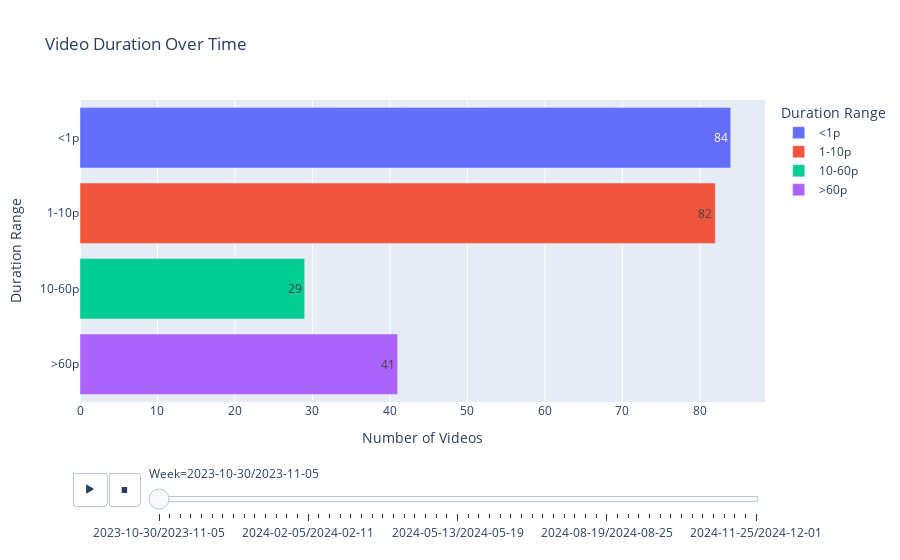

Notebook cell for this chart:
### Code cell
duration_videos['week'] = duration_videos['week'].astype(str)
duration_videos_long = duration_videos.melt(id_vars='week', 
											var_name='time', 
											value_name='count')
fig = px.bar(duration_videos_long, 
             x='count', 
             y='time',
             orientation='h', 
             color='time', 
             animation_frame='week', 
             title='Video Duration Over Time',
             labels={'count': 'Number of Videos', 'time': 'Duration Range', 'week': 'Week'},
             text='count')
fig.show()

### Figure 1 — Plotly figure (JSON) as saved in the notebook; plotly's stock layout.template omitted (floating-point values rounded to 4 significant figures)
{"data": [{"alignmentgroup": "True", "hovertemplate": "Duration Range=%{y}<br>Week=2023-10-30/2023-11-05<br>Number of Videos=%{text}<extra></extra>", "legendgroup": "<1p", "marker": {"color": "#636efa", "pattern": {"shape": ""}}, "name": "<1p", "offsetgroup": "<1p", "orientation": "h", "showlegend": true, "text": [84], "textposition": "auto", "type": "bar", "x": [84], "xaxis": "x", "y": ["<1p"], "yaxis": "y"}, {"alignmentgroup": "True", "hovertemplate": "Duration Range=%{y}<br>Week=2023-10-30/2023-11-05<br>Number of Videos=%{text}<extra></extra>", "legendgroup": "1-10p", "marker": {"color": "#EF553B", "pattern": {"shape": ""}}, "name": "1-10p", "offsetgroup": "1-10p", "orientation": "h", "showlegend": true, "text": [82], "textposition": "auto", "type": "bar", "x": [82], "xaxis": "x", "y": ["1-10p"], "yaxis": "y"}, {"alignmentgroup": "True", "hovertemplate": "Duration Range=%{y}<br>Week=2023-10-30/2023-11-05<br>Number of Videos=%{text}<extra></extra>", "legendgroup": "10-60p", "marker": {"color": "#00cc96", "pattern": {"shape": ""}}, "name": "10-60p", "offsetgroup": "10-60p", "orientation": "h", "showlegend": true, "text": [29], "textposition": "auto", "type": "bar", "x": [29], "xaxis": "x", "y": ["10-60p"], "yaxis": "y"}, {"alignmentgroup": "True", "hovertemplate": "Duration Range=%{y}<br>Week=2023-10-30/2023-11-05<br>Number of Videos=%{text}<extra></extra>", "legendgroup": ">60p", "marker": {"color": "#ab63fa", "pattern": {"shape": ""}}, "name": ">60p", "offsetgroup": ">60p", "orientation": "h", "showlegend": true, "text": [41], "textposition": "auto", "type": "bar", "x": [41], "xaxis": "x", "y": [">60p"], "yaxis": "y"}], "layout": {"barmode": "relative", "legend": {"title": {"text": "Duration Range"}, "tracegroupgap": 0}, "sliders": [{"active": 0, "currentvalue": {"prefix": "Week="}, "len": 0.9, "pad": {"b": 10, "t": 60}, "steps": [{"args": [["2023-10-30/2023-11-05"], {"frame": {"duration": 0, "redraw": true}, "fromcurrent": true, "mode": "immediate", "transition": {"duration": 0, "easing": "linear"}}], "label": "2023-10-30/2023-11-05", "method": "animate"}, {"args": [["2023-11-06/2023-11-12"], {"frame": {"duration": 0, "redraw": true}, "fromcurrent": true, "mode": "immediate", "transition": {"duration": 0, "easing": "linear"}}], "label": "2023-11-06/2023-11-12", "method": "animate"}, {"args": [["2023-11-13/2023-11-19"], {"frame": {"duration": 0, "redraw": true}, "fromcurrent": true, "mode": "immediate", "transition": {"duration": 0, "easing": "linear"}}], "label": "2023-11-13/2023-11-19", "method": "animate"}, {"args": [["2023-11-20/2023-11-26"], {"frame": {"duration": 0, "redraw": true}, "fromcurrent": true, "mode": "immediate", "transition": {"duration": 0, "easing": "linear"}}], "label": "2023-11-20/2023-11-26", "method": "animate"}, {"args": [["2023-11-27/2023-12-03"], {"frame": {"duration": 0, "redraw": true}, "fromcurrent": true, "mode": "immediate", "transition": {"duration": 0, "easing": "linear"}}], "label": "2023-11-27/2023-12-03", "method": "animate"}, {"args": [["2023-12-04/2023-12-10"], {"frame": {"duration": 0, "redraw": true}, "fromcurrent": true, "mode": "immediate", "transition": {"duration": 0, "easing": "linear"}}], "label": "2023-12-04/2023-12-10", "method": "animate"}, {"args": [["2023-12-11/2023-12-17"], {"frame": {"duration": 0, "redraw": true}, "fromcurrent": true, "mode": "immediate", "transition": {"duration": 0, "easing": "linear"}}], "label": "2023-12-11/2023-12-17", "method": "animate"}, {"args": [["2023-12-18/2023-12-24"], {"frame": {"duration": 0, "redraw": true}, "fromcurrent": true, "mode": "immediate", "transition": {"duration": 0, "easing": "linear"}}], "label": "2023-12-18/2023-12-24", "method": "animate"}, {"args": [["2023-12-25/2023-12-31"], {"frame": {"duration": 0, "redraw": true}, "fromcurrent": true, "mode": "immediate", "transition": {"duration": 0, "easing": "linear"}}], "label": "2023-12-25/2023-12-31", "method": "animate"}, {"args": [["2024-01-01/2024-01-07"], {"frame": {"duration": 0, "redraw": true}, "fromcurrent": true, "mode": "immediate", "transition": {"duration": 0, "easing": "linear"}}], "label": "2024-01-01/2024-01-07", "method": "animate"}, {"args": [["2024-01-08/2024-01-14"], {"frame": {"duration": 0, "redraw": true}, "fromcurrent": true, "mode": "immediate", "transition": {"duration": 0, "easing": "linear"}}], "label": "2024-01-08/2024-01-14", "method": "animate"}, {"args": [["2024-01-15/2024-01-21"], {"frame": {"duration": 0, "redraw": true}, "fromcurrent": true, "mode": "immediate", "transition": {"duration": 0, "easing": "linear"}}], "label": "2024-01-15/2024-01-21", "method": "animate"}, {"args": [["2024-01-22/2024-01-28"], {"frame": {"duration": 0, "redraw": true}, "fromcurrent": true, "mode": "immediate", "transition": {"duration": 0, "easing": "linear"}}], "label": "2024-01-22/2024-01-28", "method": "animate"}, {"args": [["2024-01-29/2024-02-04"], {"frame": {"duration": 0, "redraw": true}, "fromcurrent": true, "mode": "immediate", "transition": {"duration": 0, "easing": "linear"}}], "label": "2024-01-29/2024-02-04", "method": "animate"}, {"args": [["2024-02-05/2024-02-11"], {"frame": {"duration": 0, "redraw": true}, "fromcurrent": true, "mode": "immediate", "transition": {"duration": 0, "easing": "linear"}}], "label": "2024-02-05/2024-02-11", "method": "animate"}, {"args": [["2024-02-12/2024-02-18"], {"frame": {"duration": 0, "redraw": true}, "fromcurrent": true, "mode": "immediate", "transition": {"duration": 0, "easing": "linear"}}], "label": "2024-02-12/2024-02-18", "method": "animate"}, {"args": [["2024-02-19/2024-02-25"], {"frame": {"duration": 0, "redraw": true}, "fromcurrent": true, "mode": "immediate", "transition": {"duration": 0, "easing": "linear"}}], "label": "2024-02-19/2024-02-25", "method": "animate"}, {"args": [["2024-02-26/2024-03-03"], {"frame": {"duration": 0, "redraw": true}, "fromcurrent": true, "mode": "immediate", "transition": {"duration": 0, "easing": "linear"}}], "label": "2024-02-26/2024-03-03", "method": "animate"}, {"args": [["2024-03-04/2024-03-10"], {"frame": {"duration": 0, "redraw": true}, "fromcurrent": true, "mode": "immediate", "transition": {"duration": 0, "easing": "linear"}}], "label": "2024-03-04/2024-03-10", "method": "animate"}, {"args": [["2024-03-11/2024-03-17"], {"frame": {"duration": 0, "redraw": true}, "fromcurrent": true, "mode": "immediate", "transition": {"duration": 0, "easing": "linear"}}], "label": "2024-03-11/2024-03-17", "method": "animate"}, {"args": [["2024-03-18/2024-03-24"], {"frame": {"duration": 0, "redraw": true}, "fromcurrent": true, "mode": "immediate", "transition": {"duration": 0, "easing": "linear"}}], "label": "2024-03-18/2024-03-24", "method": "animate"}, {"args": [["2024-03-25/2024-03-31"], {"frame": {"duration": 0, "redraw": true}, "fromcurrent": true, "mode": "immediate", "transition": {"duration": 0, "easing": "linear"}}], "label": "2024-03-25/2024-03-31", "method": "animate"}, {"args": [["2024-04-01/2024-04-07"], {"frame": {"duration": 0, "redraw": true}, "fromcurrent": true, "mode": "immediate", "transition": {"duration": 0, "easing": "linear"}}], "label": "2024-04-01/2024-04-07", "method": "animate"}, {"args": [["2024-04-08/2024-04-14"], {"frame": {"duration": 0, "redraw": true}, "fromcurrent": true, "mode": "immediate", "transition": {"duration": 0, "easing": "linear"}}], "label": "2024-04-08/2024-04-14", "method": "animate"}, {"args": [["2024-04-15/2024-04-21"], {"frame": {"duration": 0, "redraw": true}, "fromcurrent": true, "mode": "immediate", "transition": {"duration": 0, "easing": "linear"}}], "label": "2024-04-15/2024-04-21", "method": "animate"}, {"args": [["2024-04-22/2024-04-28"], {"frame": {"duration": 0, "redraw": true}, "fromcurrent": true, "mode": "immediate", "transition": {"duration": 0, "easing": "linear"}}], "label": "2024-04-22/2024-04-28", "method": "animate"}, {"args": [["2024-04-29/2024-05-05"], {"frame": {"duration": 0, "redraw": true}, "fromcurrent": true, "mode": "immediate", "transition": {"duration": 0, "easing": "linear"}}], "label": "2024-04-29/2024-05-05", "method": "animate"}, {"args": [["2024-05-06/2024-05-12"], {"frame": {"duration": 0, "redraw": true}, "fromcurrent": true, "mode": "immediate", "transition": {"duration": 0, "easing": "linear"}}], "label": "2024-05-06/2024-05-12", "method": "animate"}, {"args": [["2024-05-13/2024-05-19"], {"frame": {"duration": 0, "redraw": true}, "fromcurrent": true, "mode": "immediate", "transition": {"duration": 0, "easing": "linear"}}], "label": "2024-05-13/2024-05-19", "method": "animate"}, {"args": [["2024-05-20/2024-05-26"], {"frame": {"duration": 0, "redraw": true}, "fromcurrent": true, "mode": "immediate", "transition": {"duration": 0, "easing": "linear"}}], "label": "2024-05-20/2024-05-26", "method": "animate"}, {"args": [["2024-05-27/2024-06-02"], {"frame": {"duration": 0, "redraw": true}, "fromcurrent": true, "mode": "immediate", "transition": {"duration": 0, "easing": "linear"}}], "label": "2024-05-27/2024-06-02", "method": "animate"}, {"args": [["2024-06-03/2024-06-09"], {"frame": {"duration": 0, "redraw": true}, "fromcurrent": true, "mode": "immediate", "transition": {"duration": 0, "easing": "linear"}}], "label": "2024-06-03/2024-06-09", "method": "animate"}, {"args": [["2024-06-10/2024-06-16"], {"frame": {"duration": 0, "redraw": true}, "fromcurrent": true, "mode": "immediate", "transition": {"duration": 0, "easing": "linear"}}], "label": "2024-06-10/2024-06-16", "method": "animate"}, {"args": [["2024-06-17/2024-06-23"], {"frame": {"duration": 0, "redraw": true}, "fromcurrent": true, "mode": "immediate", "transition": {"duration": 0, "easing": "linear"}}], "label": "2024-06-17/2024-06-23", "method": "animate"}, {"args": [["2024-06-24/2024-06-30"], {"frame": {"duration": 0, "redraw": true}, "fromcurrent": true, "mode": "immediate", "transition": {"duration": 0, "easing": "linear"}}], "label": "2024-06-24/2024-06-30", "method": "animate"}, {"args": [["2024-07-01/2024-07-07"], {"frame": {"duration": 0, "redraw": true}, "fromcurrent": true, "mode": "immediate", "transition": {"duration": 0, "easing": "linear"}}], "label": "2024-07-01/2024-07-07", "method": "animate"}, {"args": [["2024-07-08/2024-07-14"], {"frame": {"duration": 0, "redraw": true}, "fromcurrent": true, "mode": "immediate", "transition": {"duration": 0, "easing": "linear"}}], "label": "2024-07-08/2024-07-14", "method": "animate"}, {"args": [["2024-07-15/2024-07-21"], {"frame": {"duration": 0, "redraw": true}, "fromcurrent": true, "mode": "immediate", "transition": {"duration": 0, "easing": "linear"}}], "label": "2024-07-15/2024-07-21", "method": "animate"}, {"args": [["2024-07-22/2024-07-28"], {"frame": {"duration": 0, "redraw": true}, "fromcurrent": true, "mode": "immediate", "transition": {"duration": 0, "easing": "linear"}}], "label": "2024-07-22/2024-07-28", "method": "animate"}, {"args": [["2024-07-29/2024-08-04"], {"frame": {"duration": 0, "redraw": true}, "fromcurrent": true, "mode": "immediate", "transition": {"duration": 0, "easing": "linear"}}], "label": "2024-07-29/2024-08-04", "method": "animate"}, {"args": [["2024-08-05/2024-08-11"], {"frame": {"duration": 0, "redraw": true}, "fromcurrent": true, "mode": "immediate", "transition": {"duration": 0, "easing": "linear"}}], "label": "2024-08-05/2024-08-11", "method": "animate"}, {"args": [["2024-08-12/2024-08-18"], {"frame": {"duration": 0, "redraw": true}, "fromcurrent": true, "mode": "immediate", "transition": {"duration": 0, "easing": "linear"}}], "label": "2024-08-12/2024-08-18", "method": "animate"}, {"args": [["2024-08-19/2024-08-25"], {"frame": {"duration": 0, "redraw": true}, "fromcurrent": true, "mode": "immediate", "transition": {"duration": 0, "easing": "linear"}}], "label": "2024-08-19/2024-08-25", "method": "animate"}, {"args": [["2024-08-26/2024-09-01"], {"frame": {"duration": 0, "redraw": true}, "fromcurrent": true, "mode": "immediate", "transition": {"duration": 0, "easing": "linear"}}], "label": "2024-08-26/2024-09-01", "method": "animate"}, {"args": [["2024-09-02/2024-09-08"], {"frame": {"duration": 0, "redraw": true}, "fromcurrent": true, "mode": "immediate", "transition": {"duration": 0, "easing": "linear"}}], "label": "2024-09-02/2024-09-08", "method": "animate"}, {"args": [["2024-09-09/2024-09-15"], {"frame": {"duration": 0, "redraw": true}, "fromcurrent": true, "mode": "immediate", "transition": {"duration": 0, "easing": "linear"}}], "label": "2024-09-09/2024-09-15", "method": "animate"}, {"args": [["2024-09-16/2024-09-22"], {"frame": {"duration": 0, "redraw": true}, "fromcurrent": true, "mode": "immediate", "transition": {"duration": 0, "easing": "linear"}}], "label": "2024-09-16/2024-09-22", "method": "animate"}, {"args": [["2024-09-23/2024-09-29"], {"frame": {"duration": 0, "redraw": true}, "fromcurrent": true, "mode": "immediate", "transition": {"duration": 0, "easing": "linear"}}], "label": "2024-09-23/2024-09-29", "method": "animate"}, {"args": [["2024-09-30/2024-10-06"], {"frame": {"duration": 0, "redraw": true}, "fromcurrent": true, "mode": "immediate", "transition": {"duration": 0, "easing": "linear"}}], "label": "2024-09-30/2024-10-06", "method": "animate"}, {"args": [["2024-10-07/2024-10-13"], {"frame": {"duration": 0, "redraw": true}, "fromcurrent": true, "mode": "immediate", "transition": {"duration": 0, "easing": "linear"}}], "label": "2024-10-07/2024-10-13", "method": "animate"}, {"args": [["2024-10-14/2024-10-20"], {"frame": {"duration": 0, "redraw": true}, "fromcurrent": true, "mode": "immediate", "transition": {"duration": 0, "easing": "linear"}}], "label": "2024-10-14/2024-10-20", "method": "animate"}, {"args": [["2024-10-21/2024-10-27"], {"frame": {"duration": 0, "redraw": true}, "fromcurrent": true, "mode": "immediate", "transition": {"duration": 0, "easing": "linear"}}], "label": "2024-10-21/2024-10-27", "method": "animate"}, {"args": [["2024-10-28/2024-11-03"], {"frame": {"duration": 0, "redraw": true}, "fromcurrent": true, "mode": "immediate", "transition": {"duration": 0, "easing": "linear"}}], "label": "2024-10-28/2024-11-03", "method": "animate"}, {"args": [["2024-11-04/2024-11-10"], {"frame": {"duration": 0, "redraw": true}, "fromcurrent": true, "mode": "immediate", "transition": {"duration": 0, "easing": "linear"}}], "label": "2024-11-04/2024-11-10", "method": "animate"}, {"args": [["2024-11-11/2024-11-17"], {"frame": {"duration": 0, "redraw": true}, "fromcurrent": true, "mode": "immediate", "transition": {"duration": 0, "easing": "linear"}}], "label": "2024-11-11/2024-11-17", "method": "animate"}, {"args": [["2024-11-18/2024-11-24"], {"frame": {"duration": 0, "redraw": true}, "fromcurrent": true, "mode": "immediate", "transition": {"duration": 0, "easing": "linear"}}], "label": "2024-11-18/2024-11-24", "method": "animate"}, {"args": [["2024-11-25/2024-12-01"], {"frame": {"duration": 0, "redraw": true}, "fromcurrent": true, "mode": "immediate", "transition": {"duration": 0, "easing": "linear"}}], "label": "2024-11-25/2024-12-01", "method": "animate"}], "x": 0.1, "xanchor": "left", "y": 0, "yanchor": "top"}], "title": {"text": "Video Duration Over Time"}, "updatemenus": [{"buttons": [{"args": [null, {"frame": {"duration": 500, "redraw": true}, "fromcurrent": true, "mode": "immediate", "transition": {"duration": 500, "easing": "linear"}}], "label": "&#9654;", "method": "animate"}, {"args": [[null], {"frame": {"duration": 0, "redraw": true}, "fromcurrent": true, "mode": "immediate", "transition": {"duration": 0, "easing": "linear"}}], "label": "&#9724;", "method": "animate"}], "direction": "left", "pad": {"r": 10, "t": 70}, "showactive": false, "type": "buttons", "x": 0.1, "xanchor": "right", "y": 0, "yanchor": "top"}], "xaxis": {"anchor": "y", "domain": [0, 1], "title": {"text": "Number of Videos"}}, "yaxis": {"anchor": "x", "categoryarray": [">60p", "10-60p", "1-10p", "<1p"], "categoryorder": "array", "domain": [0, 1], "title": {"text": "Duration Range"}}}}
